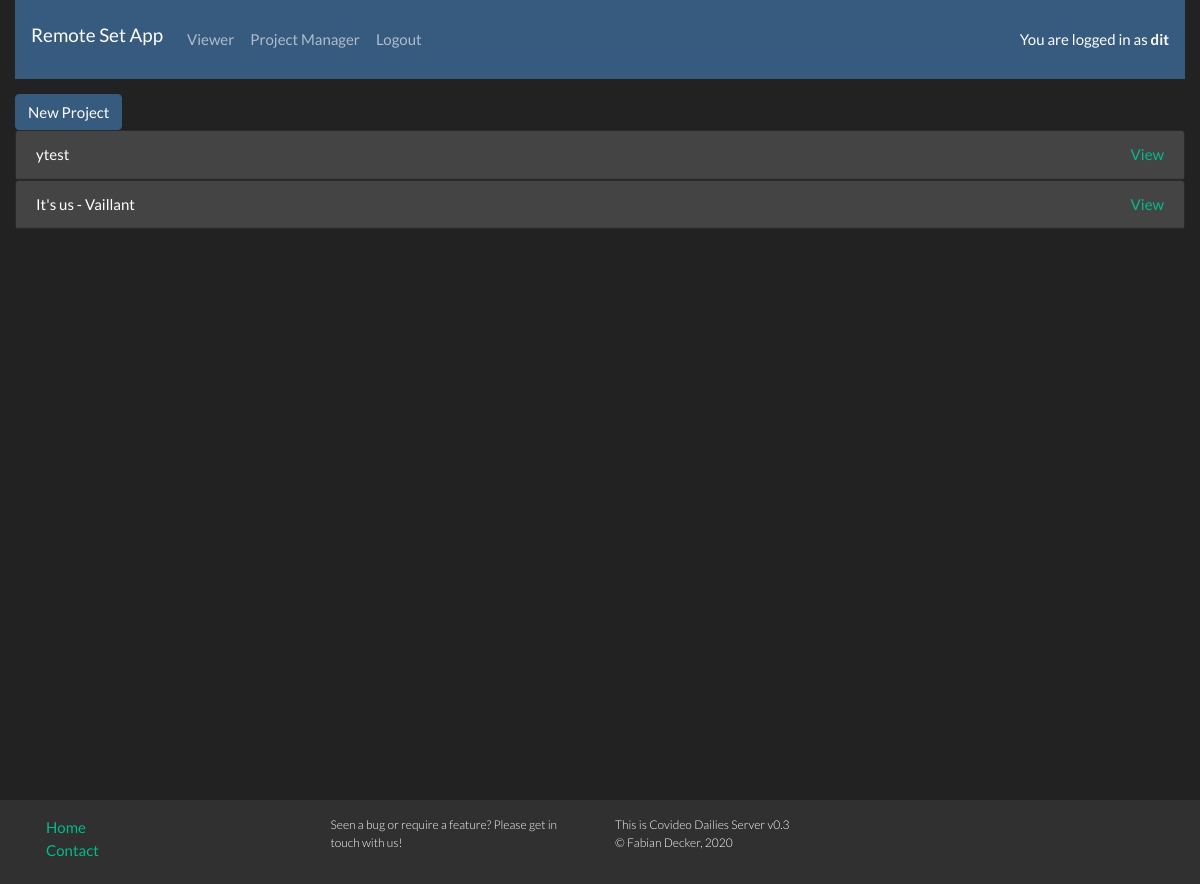
/viewer/projectmanager (signed in), run on an earlier commit of the app's database.
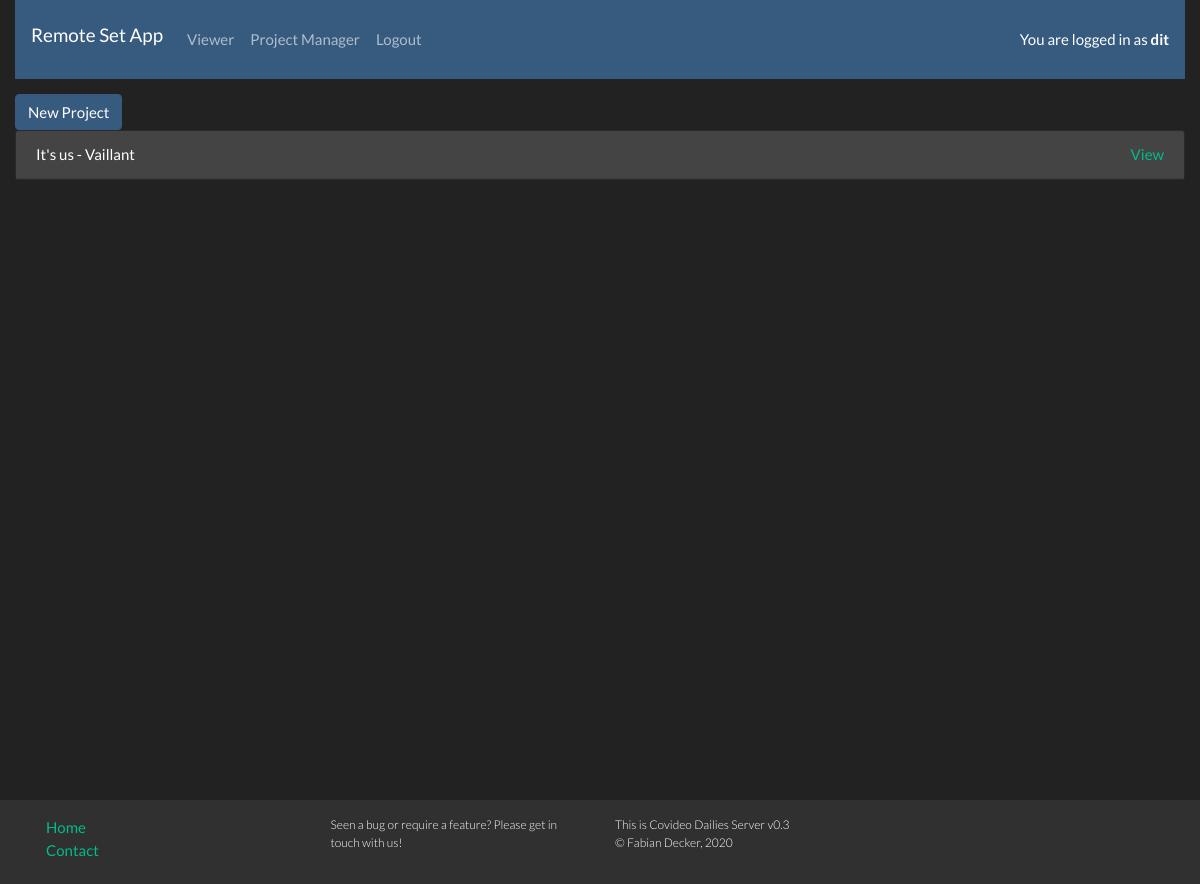
And on a later commit of the database.
### tables this page shows
CREATE TABLE projects (
  id INTEGER PRIMARY KEY AUTOINCREMENT,
  name TEXT NOT NULL,
  password TEXT NOT NULL,
  created TIMESTAMP NOT NULL DEFAULT CURRENT_TIMESTAMP,
  mapWaste_clip TEXT,
  mapNormal_take TEXT,
  mapGood_take TEXT,
  mapFav_take TEXT,
  cameraA TEXT,
  cameraB TEXT,
  cameraC TEXT,
  cameraD TEXT
);

### flaskr/viewer.py (the view, shortened to what this page needs)
@bp.route('/projectmanager', methods=('GET', 'POST'))
def projectmanager():
    if 'username' in session:
        username = session['username']
        allowed = False
        if username == 'dit':
            allowed = True
        if allowed:
            error = []
            success = []
            db = get_db()
            projects = db.execute('SELECT * FROM projects ORDER BY created DESC').fetchall()
            return render_template('viewer/projectmanager.html', success=success, error=error, projects=projects, session = session)
        else:
            return redirect(url_for('viewer.project', projectId = session['current_project']))
    else:
        return redirect(url_for('index'))

### flaskr/db.py (called while the page is built)
def get_db():
    if 'db' not in g:
        g.db = sqlite3.connect(
            current_app.config['DATABASE'],
            detect_types=sqlite3.PARSE_DECLTYPES
        )
        g.db.row_factory = sqlite3.Row
    return g.db

### flaskr/templates/viewer/projectmanager.html (shortened to what this page needs)
{% extends 'viewer/viewer.html' %}
{% block content %}
  <div class="col-12" >
    <button type="button" class="btn btn-primary" onclick="document.getElementById('newProject').style.display='block'">New Project</button>
  </div>
  {% for project in projects %}
  <div class="col-12">
    <div class="card">
      <div class="card-header" onclick="showSettings(this)">
        {{ project['name']}}
        <span style="float: right"><a href="/viewer/{{ project['id']}}">View</a></span>&nbsp;
      </div>
    </div>
  </div>
    {% endfor %}
{% endblock %}

### flaskr/templates/viewer/viewer.html (shortened to what this page needs)
<!doctype html>
<html lang="en">
  <head>
    <link rel="stylesheet" href="https://stackpath.bootstrapcdn.com/bootstrap/4.4.1/css/bootstrap.min.css">
    <link href="https://stackpath.bootstrapcdn.com/bootswatch/4.4.1/darkly/bootstrap.min.css" rel="stylesheet">
    <link rel="stylesheet" href="{{ url_for('static', filename='css/main.css') }}">
    <link rel="stylesheet" href="{{ url_for('static', filename='css/label.css') }}">
  </head>
  <body>
    <main class="container-fluid" style="min-height: 100vh">
      <div class="row" style="margin-bottom: 15px">
          <div class="col-12">
              <nav class="sticky-top navbar navbar-expand-md navbar-dark bg-primary">
                  <h1 class="navbar-brand">Remote Set App</h1>
                  <div class="collapse navbar-collapse" id="navbarNav">
                    <ul class="navbar-nav">
                      <li class="nav-item">
                          <a class="nav-link" href="/viewer">Viewer</a>
                      </li>
                      {% if session['username'] == 'dit'%}
                      <li class="nav-item">
                          <a class="nav-link" href="/viewer/projectmanager">Project Manager</a>
                      </li>
                      {% endif %}
                      <li class="nav-item">
                          <a class="nav-link" href="/logout">Logout</a>
                      </li>
                    </ul>
                  </div>
                  <div onclick="console.log(socket);" style="font-weight: light; text-align: right">
                    You are logged in as <strong>{{ session['username']}}</strong>
                  </div>
              </nav>
          </div>
      </div>
      <div class="row content">
        {% block content %}{% endblock %}
      </div>
    </main>
    <footer class="mastfoot mt-auto footer sticky-bottom bg-dark">
      <div class="container p-3">
        <div class="row">
          <div class="col-3">
            <ul class="nav flex-column">
              <li class="nav-item"><a href="/">Home</a></li>
              <li class="nav-item"><a href="/contact">Contact</a></li>
            </ul>
          </div>
          <div style="font-size: 12px" class="col-3">
            <p class="font-weight-light">Seen a bug or require a feature? Please get in touch with us!</p>
          </div>
          <div style="font-size: 12px" class="col-3">
            <p class="font-weight-light">This is Covideo Dailies Server v0.3<br>&copy; Fabian Decker, 2020</p>
          </div>
        </div>
      </div>
    </footer>
  </body>
</html>

### flaskr/static/css/main.css (style rules this page uses)
[onClick] { cursor:pointer; }

What changed in the data, as far as the page shows it:
removed projects: name "ytest"
